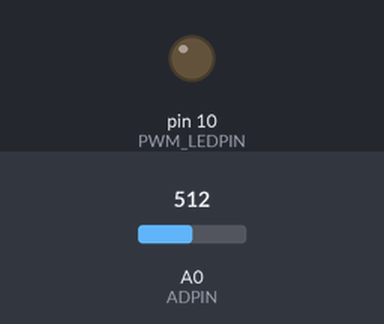
Simulated run of this sketch. Board: Arduino Uno, built with avr-gcc and run on an emulated ATmega328P. Parts: output pins drawn as LEDs (lit = HIGH). The test bench sets the inputs (shaded band); at power-on: A0 (ADPIN) = 512.

Above: at 1.8 s.
1.9 s: A0 (ADPIN) set to 1015
3.4 s: A0 (ADPIN) set to 1023
At 4.8 s:
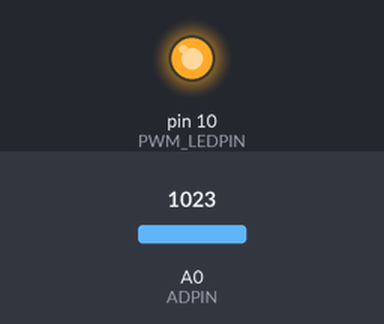
5.5 s: A0 (ADPIN) set to 900
At 6.3 s:
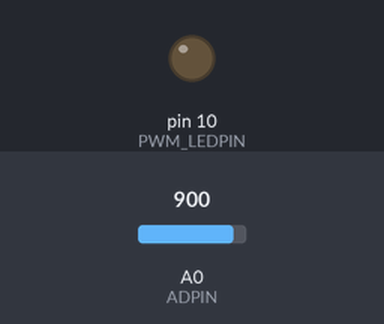
Timing chart, 0 to 8.5 s (numbered marks = the images above; inputs shaded):
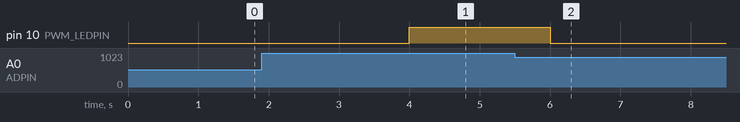

The sketch:

pwm.ino
```cpp
// (licence header left out)
int  ADPIN  = A0 ;
int  PWM_LEDPIN = 10 ;
int  value = 0 ;
float voltage = 0.0 ;
void setup()
{
    pinMode(ADPIN,INPUT);    // define ADPIN input PWM_LEDPIN output
    pinMode(PWM_LEDPIN,OUTPUT);
    Serial.begin(115200);    //Serial Baud rate is 115200
}
void loop()
{
    value =  analogRead(ADPIN);       //read analog pin raw data
    voltage = ( ( float )value )/1023 ;
    value = (int)voltage * 256 ;      //covert to voltage to PWM duty cycle
    analogWrite(PWM_LEDPIN,value);
    delay(1000);
}
```

Measured:
- the behaviour switches between 1022 and 1023 on A0 (ADPIN) (found by bisection; images 0 and 1)
- after the input at 1.9 s, every drawn part: stays the same
- after the input at 3.4 s, pin 10 (PWM_LEDPIN): LOW → HIGH after 0.60 s
- after the input at 5.5 s, pin 10 (PWM_LEDPIN): HIGH → LOW after 0.50 s
